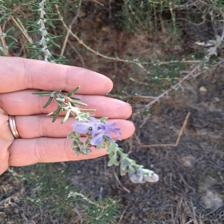
#> input picture data/surrogate/test/accepted/surr_0000.jpg, 224 x 224 px, found by its file name; its folder holds only this picture in this run
$ python train.py
#> lines starting #> are read from the running program, lines starting #| are printed output that depends on the picture
"""Train baseline LogisticRegression on color+texture; MobileNet finetune = stretch.
Usage:
  python -m vision.train --data data/raw/rosemary --out data/rosemary_baseline.pkl
  python -m vision.train --data data/surrogate/train --out data/surrogate_baseline.pkl --thresh-out data/surrogate_thresh.json
Bench data (data/raw/rosemary) is the ONLY claim-grade source. Surrogate runs are pipeline smoke only.
"""

import argparse
import json
import os


def color_texture_features(image_path: str):
#> called with image_path = 'data/raw/rosemary/accepted/surr_0000.jpg'
    import numpy as np
    from PIL import Image

    img = Image.open(image_path).convert("RGB").resize((128, 128))
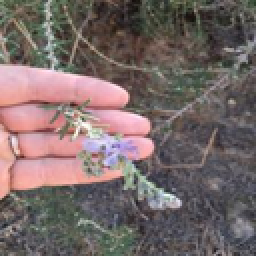
#> img: PIL image 128x128 RGB (shown 2 times larger); mean R, G, B 119.2, 104.9, 103.7
    a = np.asarray(img).astype(float) / 255.0
    hsv = None
    try:
        import cv2

        bgr = cv2.cvtColor((a * 255).astype("uint8"), cv2.COLOR_RGB2BGR)
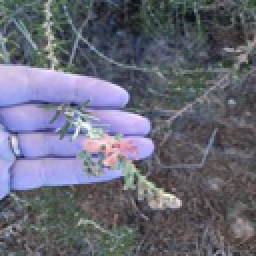
#> bgr: shape (128, 128, 3) (shown 2 times larger); mean R, G, B 103.7, 104.9, 119.2
        hsv = cv2.cvtColor(bgr, cv2.COLOR_BGR2HSV).mean(axis=(0, 1)) / 255.0
#> hsv = [0.308, 0.164, 0.479]
    except Exception:
        hsv = np.array([0.3, 0.4, 0.4])
    rgb_mean = a.mean(axis=(0, 1))
#> rgb_mean = [0.467, 0.411, 0.407]
    rgb_std = a.std(axis=(0, 1))
#> rgb_std = [0.226, 0.162, 0.175]
    return list(rgb_mean) + list(rgb_std) + list(hsv)


def load_split(data_dir):
    rows, y = [], []
    for label, cls in [("accepted", 1), ("verify", 0)]:
        d = os.path.join(data_dir, label)
        if not os.path.isdir(d):
            continue
        for f in sorted(os.listdir(d)):
            if f.lower().endswith((".jpg", ".jpeg", ".png")):
                try:
                    rows.append(color_texture_features(os.path.join(d, f)))
                    y.append(cls)
                except Exception as e:
                    print("skip", f, str(e)[:80])
    return rows, y


def main():
    ap = argparse.ArgumentParser()
    ap.add_argument("--data", default="data/raw/rosemary")
    ap.add_argument("--out", default="data/rosemary_baseline.pkl")
    ap.add_argument("--thresh-out", default="data/thresh_card.json")
    ap.add_argument("--val-ratio", type=float, default=0.15)
    args = ap.parse_args()
    rows, y = load_split(args.data)
#> rows = [[0.467, 0.411, 0.407, 0.226, 0.162, 0.175, 0.308, 0.164, 0.479]]; y = [1]
    claim_grade = os.path.abspath(args.data).rstrip("/").endswith("data/raw/rosemary")
    if len(rows) < 10:
        print(f"NOT ENOUGH DATA: {len(rows)} images in {args.data}.")
#| NOT ENOUGH DATA: 1 images in data/raw/rosemary.
        print("Bench: collect >=300 per plan. Surrogate: run make_surrogate first.")
        os.makedirs(os.path.dirname(os.path.abspath(args.thresh_out)) or ".", exist_ok=True)
        with open(args.thresh_out, "w") as f:
            json.dump({"thresh": 0.75, "n": len(rows), "note": "insufficient data"}, f)
        return
    import numpy as np
    from sklearn.linear_model import LogisticRegression
    from sklearn.metrics import accuracy_score, precision_recall_fscore_support
    from sklearn.model_selection import train_test_split

    X = np.array(rows)
    Xtr, Xva, ytr, yva = train_test_split(
        X, y, test_size=args.val_ratio, random_state=42, stratify=y
    )
    clf = LogisticRegression(max_iter=1000)
    clf.fit(Xtr, ytr)
    pred = clf.predict(Xva)
    acc = accuracy_score(yva, pred)
    pr, rc, _f1, _ = precision_recall_fscore_support(yva, pred, zero_division=0)
    print(f"val acc={acc:.3f} prec={list(pr)} rec={list(rc)} n={len(y)} ({args.data})")
    import pickle

    with open(args.out, "wb") as f:
        pickle.dump(clf, f)
    with open(args.thresh_out, "w") as f:
        json.dump(
            {
                "thresh": 0.75,
                "acc": round(float(acc), 4),
                "n": len(rows),
                "claim_grade": claim_grade,
                "note": "bench held-out ONLY is claim-grade; surrogate = pipeline smoke",
            },
            f,
        )
    print(f"saved {args.out} + {args.thresh_out}. MobileNet finetune = stretch (plan 5).")


if __name__ == "__main__":
    main()
